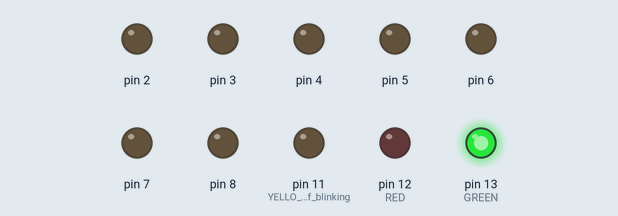
A sketch run on a simulated Arduino Uno, built with avr-gcc and run on an emulated ATmega328P. Parts: output pins drawn as LEDs (lit = HIGH).

Above: at 0.1 s.
At 21.1 s:
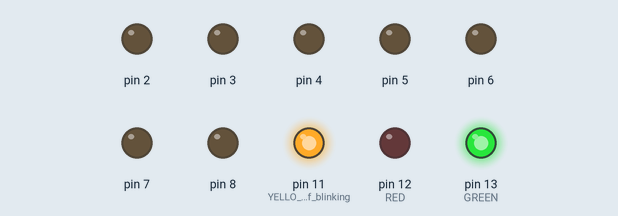
At 39.1 s:
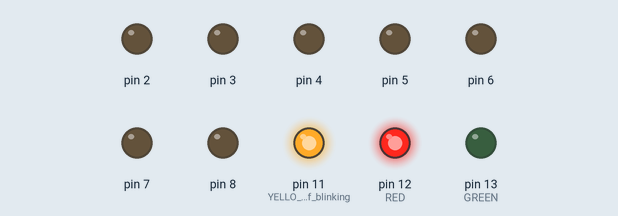
At 120.1 s:
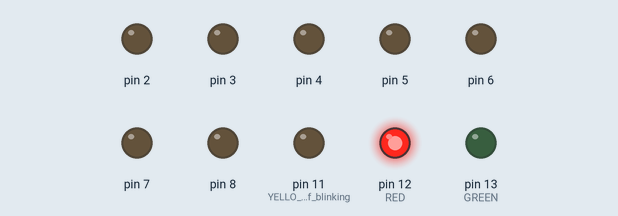
Timing chart, 0 to 121.6 s (numbered marks = the images above):
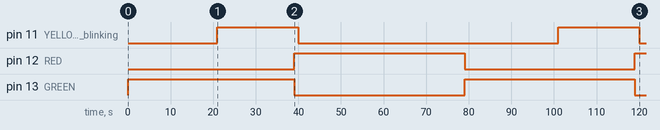

Measured:
- by itself, pin 11 (YELLO_instead_of_blinking): alternates HIGH for 19.0 s and LOW for 61.0 s
- by itself, pin 12 (RED): LOW → HIGH at 39.0 s, → LOW 40.0 s later, → HIGH 40.0 s later
- by itself, pin 13 (GREEN): HIGH → LOW at 39.0 s, → HIGH 40.0 s later, → LOW 40.0 s later

The sketch:

final_arduino_simulation.ino
```cpp
unsigned char ans_from_yolo;
unsigned char curr_light = 1;
unsigned char blink_cnt = 40;

int cnt = 0;
unsigned char mask = 0x03;

void flush_read_buffer() {
  while(Serial.available() >= 1) {
    Serial.read();
  }
}

int _blink() {
  return --blink_cnt;
}

void _toggle_light() {
  curr_light = curr_light ^ 0x01;
}

void setup() {
  // put your setup code here, to run once:
  int i = 0;
  for(i = 2; i < 9; i++) {
    pinMode(i, OUTPUT);
  }
  // pin for check traffic light
  pinMode(13, OUTPUT); // GREEN
  pinMode(12, OUTPUT); // RED
  pinMode(11, OUTPUT); // YELLO instead of blinking
  digitalWrite(13, HIGH);
  Serial.begin(9600);
  curr_light = 1;
  blink_cnt = 40;
}

void turnOn(char direction) {
  int start_var = (direction == '1') ? 9 : 2;
  int inc = (direction == '1') ? -1 : 1;

  while (start_var < 10 and start_var > 1) {
    digitalWrite(start_var, HIGH);
    start_var += inc;
    delay(50);
  }
}

void turnOff() {
  for(int i = 2; i < 10; i++) {
    digitalWrite(i, LOW);
  }
}

void changeTrafficLight() {
  digitalWrite(13, curr_light);
  digitalWrite(12, !curr_light);
}

void loop() {
  Serial.flush();

  if(curr_light > 0 && blink_cnt < 20) {


    digitalWrite(11, HIGH);
    if(Serial.available() >= 1) {
      ans_from_yolo = (char)Serial.read();
      Serial.flush();

      if(ans_from_yolo != '0') {
        turnOn(ans_from_yolo);
      } else {
        turnOff();
      }
    }
  }
  else {
    digitalWrite(11, LOW);
    turnOff();
  }

  int light_cnt = _blink();

  if(light_cnt == 0) {
    _toggle_light();
    changeTrafficLight();
    blink_cnt = 40;
  }
  flush_read_buffer();
  delay(1000);
}
```
